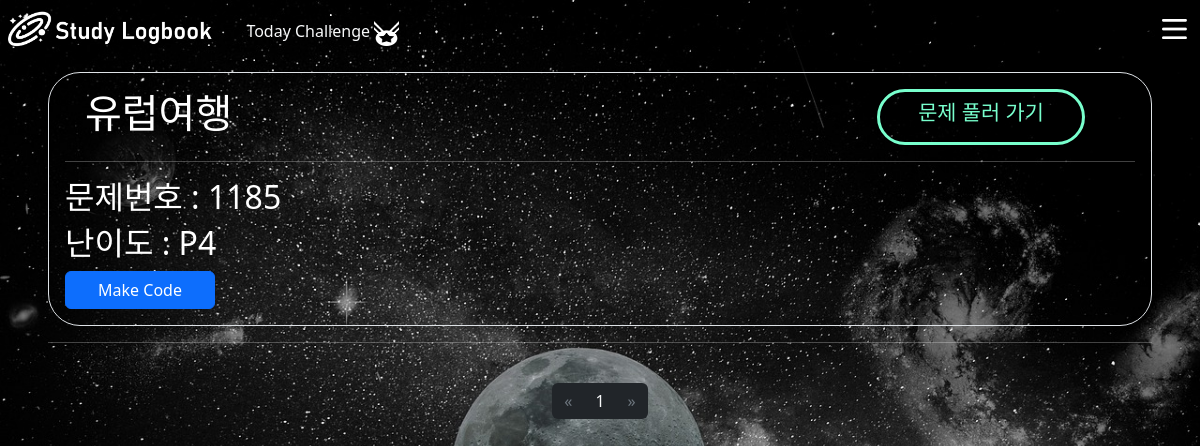
/challenges/2/ (signed in), run on the app's committed database.
### challenges/models.py (models this page shows)
class Challenge(models.Model):
    title = models.CharField(max_length=20)
    problem = models.IntegerField()
    created_at = models.DateTimeField(auto_now_add=True)
    is_today = models.BooleanField(default=False)
    rank = models.CharField(max_length=5)

### challenges/views.py (the view)
# urls.py: path('<int:challenge_pk>/', views.detail, name='detail'),
def detail(request,challenge_pk):
    challenge = Challenge.objects.get(pk=challenge_pk)
    codes = challenge.code_challenges.all().order_by('-created_at')
    paginator = Paginator(codes,3)
    page_number = request.GET.get('page')
    posts = paginator.get_page(page_number)
    print(codes)
    problem = Problem.objects.get(problem_num=challenge.problem)
    context = {
        'challenge' : challenge,
        'problem' : problem,
        'codes' : posts
    }
    return render(request,'challenges/detail.html',context)

### accounts/models.py (called while the page is built)
    @property
    def users(self):
        users = get_user_model().objects.all()
        return users

### challenges/templates/challenges/detail.html (shortened to what this page needs)
{% extends "base.html" %}
{% load static %}
{% block css %}
<link rel="stylesheet" href={% static "codemirror/rib/codemirror.css" %}>
    <link rel="stylesheet" href={% static "/codemirror/theme/cobalt.css" %}>
    <link rel="stylesheet" href="https://cdnjs.cloudflare.com/ajax/libs/font-awesome/6.4.2/css/all.min.css">
{% endblock css %}
{% block content %}
<div class='container border bg-dark.bg-gradient p-3 rounded-5'>
<div class='font'>
  <div class="d-flex justify-content-between">
    <div>
    <h1 style="display: inline-block; margin-left:20px;">{{challenge.title}}</h1>
  </div>
    <div class="new_btn" style='display: inline-block;margin: 0; margin-right: 50px;'>
      <a href="https://www.acmicpc.net/problem/{{challenge.problem}}" style="text-decoration: none; color: #78FFCD; "><span>문제 풀러 가기</span></a>
    <div class="dot"></div> </div>
  </div>
    <hr>
</div>
<div class='font'>
    <h2>문제번호 : {{challenge.problem}}</h2>
</div>
<div class='font'>
    <h2>난이도 : {{challenge.rank}}</h2>
</div>
<a class="btn btn-primary" href="{% url "challenges:code" challenge.pk%}" role="button" style="width:150px">Make Code</a>
</div>
<hr >
    <br>
    <nav aria-label="Page navigation example" >
        <div class="">
          <ul class="pagination justify-content-center ">
            {% if codes.has_previous %}
              <li class="page-item">
                <a class="page-link text-secondary bg-dark border-0" href="?page={{ codes.previous_page_number }}">&laquo;</a>
              </li>
            {% else %}
              <li class="page-item disabled">
                <a class="page-link text-secondary bg-dark border-0" href="#" tabindex="-1" aria-disabled="True">&laquo;</a>
              </li>
            {% endif %}
            {% for i in codes.paginator.page_range %}
              {% if codes.number == i %}
                <li class="page-item active text-light bg-dark border-0" aria-current="page">
                  <span class="page-link text-light bg-dark border-0">
                    {{ i }}
                  </span>
                </li>
              {% else %}
                <li class="page-item text-secondary bg-dark border-0"><a class="page-link text-secondary bg-dark border-0" href="?page={{ i }}">{{ i }}</a></li>
              {% endif %}
            {% endfor %}
            {% if codes.has_next %}
              <li class="page-item">
                <a class="page-link text-secondary bg-dark border-0" href="?page={{ codes.next_page_number }}">&raquo;</a>
              </li>
            {% else %}
              <li class="page-item disabled">
                <a class="page-link text-secondary bg-dark border-0" href="#" tabindex="-1" aria-disabled="True">&raquo;</a>
              </li>
            {% endif %}
          </ul>
        </div>
      </nav>
</div>
{% endblock content %}

### static/style.css (style rules this page uses)
.container { display : flex; flex-direction: column; }
a,a:link { cursor: url(test_mouse.png) 2 2, auto; }
body { min-height: 100vh; background :url('background3.jpg') ; background-size : cover; cursor: url(test_mouse.png) 2 2, auto; }

### challenges/templates/challenges/detail.html (style rules this page uses)
:root { --bg: #3C465C; --primary: #78FFCD; --solid: #fff; --btn-w: 10em; --dot-w: calc(var(--btn-w)*.2); --tr-X: calc(var(--btn-w) - var(--dot-w)); }
* { box-sizing: border-box; }
*:before, *:after { box-sizing: border-box; }
.new_btn { position: relative; margin: 0 auto; width: var(--btn-w); color: var(--primary); border: .15em solid var(--primary); border-radius: 5em; text-transform: uppercase; text-align: center; font-size: 1.3em; line-height: 2em; cursor: pointer; }
.font { color: white; }
hr { color: white; }

### data on the page
Challenge: title "유럽여행", problem "1185", rank "P4"

### other printed values
{{ i }} "1"
